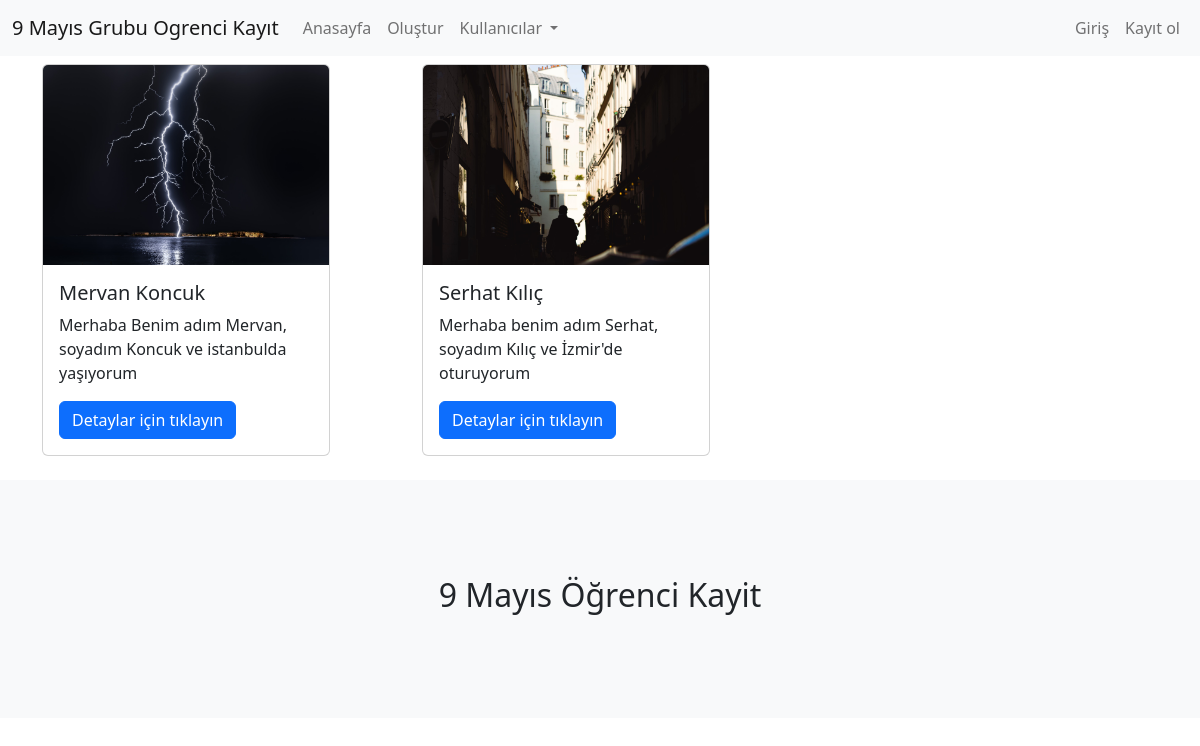
Screenshot of /filtre/3 with the database file from the repository.
### ogrenciler/models.py (models this page shows, shortened)
class Ogrenci(models.Model):
    isim_soyisim = models.CharField(max_length=100, verbose_name="İsim-Soyisim")
    hakkimda = models.TextField(max_length=300, verbose_name="Hakkımda")
    resim = models.FileField(upload_to="ogrenciResmi/", null=True, blank=True, verbose_name="Öğrenci Resmi")
    olusturan = models.ForeignKey(User, on_delete=models.CASCADE, null=True)

### ogrenciler/views.py (the view)
# urls.py: path("filtre/<int:name>", filtrele, name="filtrele")
def filtrele(request, name):
    ogrenciler = Ogrenci.objects.filter(olusturan = name)
    kullanicilar = User.objects.all()
    context = {
        'ogrenci':ogrenciler,
        'kullanicilar':kullanicilar
    }
    return render(request, "filtre.html", context)

### ogrenciler/templates/filtre.html
{% extends "index.html" %}
{% load static %}
{% block content %}
    <div class="container">
        <div class="row">
            {% for i in ogrenci %}
            <div class="col-4 mt-2">
              <div class="card" style="width: 18rem;">
                    <img src="{{i.resim.url}}" class="card-img-top w-100" height="200" alt="...">
                    <div class="card-body">
                      <h5 class="card-title">{{i.isim_soyisim}}</h5>
                      <p class="card-text">{{i.hakkimda}}</p>
                      <a href="{% url 'detail' i.id %}" class="btn btn-primary">Detaylar için tıklayın</a>
                    </div>
                </div>
            </div>
            {% endfor %}
        </div>
    </div>
{% endblock content %}

### rows the page displays
Ogrenci: resim (picture), isim_soyisim "Mervan Koncuk", hakkimda "Merhaba Benim adım Mervan, soyadım Koncuk ve istanbulda yaşıyorum"
Ogrenci: resim (picture), isim_soyisim "Serhat Kılıç", hakkimda "Merhaba benim adım Serhat, soyadım Kılıç ve İzmir'de oturuyorum"
